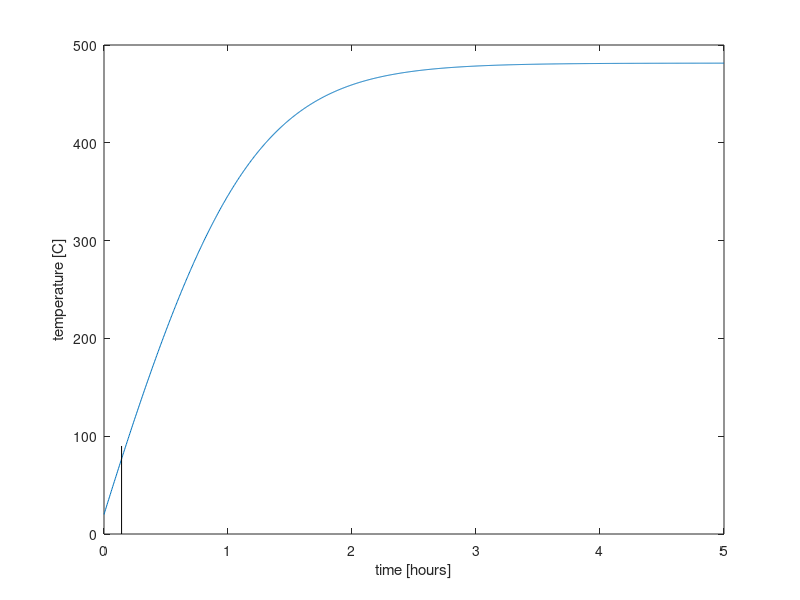

Here is the MATLAB script that generated this plot: (Note: this script raises an error after producing the figure.)
clear, close all
clc
Ti = 20 + 273;        %initial temp of turkey
Tcook = 75 + 273;     %temp when turkey is finished cooking (165F)
Tinf = 170 + 273;     %air temp in the oven (340F)
Twall = 500 + 273;    %wall temperature of the oven (temp when metal glows)

Tsavg = (Ti + Tcook)/2;       %average surface temp while cooking
Tfilm = (Tsavg + Tinf)/2;     %film temp for Nu correlations

D = 0.24;               %turkey diameter (10 in, 16lb)
At = pi*(D^2);          %surface area of turkey
Vt = (1/6)*pi*(D^3);    %volume of turkey
k = 0.642;              %therm cond of water Tsavg
rho = 988;              %density of water at Tsavg
cp = 4181;              %heat capacity of water at Tsavg
ew = 0.5;               %emissivity of oven wall
et = 0.95;              %emissivity of turkey (emissivity of skin)
s = 0.75;               %oven wall side length (30 inches)
Aw = 6*s*s;             %surface area of oven walls
sigma = 5.67e-8;

turkey_weight_lbs = 988*Vt*2.204

%air properties at Tfilm 
nuair = 23.7e-6;
kair = 31.9e-3;
alphaair = 34.1e-6;
Prair = 0.695;
g = 9.81;
beta = 1/(Tfilm);

%determine h by natural convection
RaD = -g*beta*(Tsavg - Tinf)*(D^3)/(nuair*alphaair);
NuD = 2 + ((0.589*(RaD^(1/4)))/((1 + ((0.469/Prair)^(9/16)))^(4/9)));
hNC = NuD*kair/D;

%solve LC DE for turkey temp vs time
tspan = 0:15:18000;
dTtdt = @(t,Tt) (hNC*At/(Vt*cp*rho))*(Tinf - Tt) + ...
    (sigma*((Twall^4) - (Tt^4)))/((Vt*cp*rho)*(((1 - ew)/(ew*Aw)) +...
    (1/At) + ((1 - et)/(et*At))));
[t,Tt] = ode45(dTtdt,tspan,Ti);
time_LC = t(round(median(find(round(Tt) < Tcook+2 & round(Tt) > Tcook-2))+1))/3600;
figure
LC = plot(t/3600,Tt-273);
hold on
plot([time_LC time_LC],[0 Tcook+15-273],'k')
xlabel('time [hours]')
ylabel('temperature [C]')

%centerline temp from full solution
hrad = (sigma*(Twall + Tsavg)*((Twall^2) + (Tsavg^2)))/...
    ((At*(1 - ew)/(ew*Aw)) + 1 + ((1 - et)/et));
heff = hrad + hNC;
Bi_NC_only = hNC*D/(6*k)
Bi_NC_and_rad = heff*D/(6*k)
terms = 200;
param = [D,heff,k,rho,cp,Tinf,Ti,terms];
Tfull = full_soln(t,param);
time_full = t(round(median(find(round(Tfull) < Tcook+2 & round(Tfull) > Tcook-2))+1))/3600;
time_LC
time_full
full = plot(t/3600,Tfull-273);
plot([time_full time_full],[0 Tcook+15-273],'k')
legend([LC,full],{'LC','full'})

traditional_cook_time = (13/60)*turkey_weight_lbs     %13 minutes per pound

%% full soln function
function [T_full] = full_soln(time,param)
%get parameters
R = param(1)/2;
hfull = param(2);
k = param(3);
alpha = param(3)/(param(4)*param(5));
Tinf = param(6);
Ti = param(7);
terms = param(8);

%calculate full solution
biotfull = hfull*R/k;

%find roots of transcendental eqn
fun = @(zetan)1-(zetan*cot(zetan))-biotfull;
dum = 0.1:0.1:terms;
yy = zeros(1,length(dum));
for ii = 1:length(dum)
    yy(ii) = fzero(fun,dum(ii));
end
zz = unique(yy);
zz = sort(zz);
z = round(1e9*zz)*1e-9; %Get rid of spurious differences
z = unique(z);
z(z<0) = [];
z(z>dum(end)) = [];
zetan = z(1:2:end);

%solve full solution for temperature 
Fo = alpha*time/(R^2);
theta = zeros(length(zetan),length(time));
for n = 1:length(zetan)
    Cn = 4*(sin(zetan(n)) - zetan(n)*cos(zetan(n)))/...
        (2*zetan(n) - sin(2*zetan(n)));
    theta(n,:) = Cn*exp(-(zetan(n)^2)*Fo);
end
THETA = sum(theta,1);
T_full = THETA*(Ti - Tinf) + Tinf;
end


